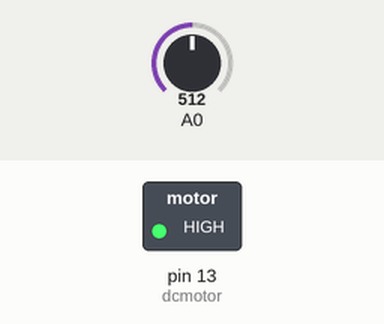
Simulated run of this sketch. Board: Arduino Uno, built with avr-gcc and run on an emulated ATmega328P. Shown: switched loads named in the sketch (green lamp = pin HIGH). The test bench sets the inputs (shaded band); at power-on: A0 = 512. What the sketch prints to the serial monitor is not drawn.

Above: at 1.3 s.
1.4 s: A0 set to 167
2.9 s: A0 set to 149
At 3.8 s:
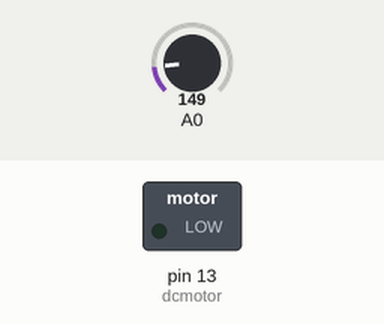
4.5 s: A0 set to 306
At 5.0 s:
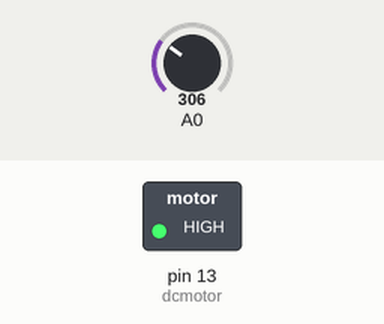
6.0 s: A0 set to 122
At 7.4 s:
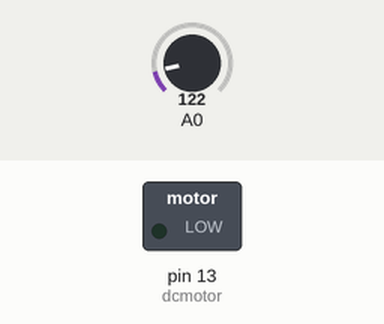
Timing chart, 0 to 8.5 s (numbered marks = the images above; inputs shaded):
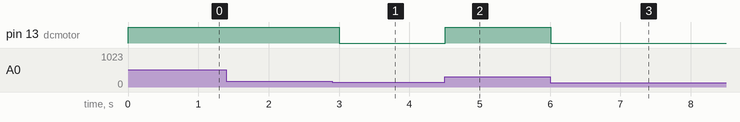

Measured:
- the behaviour switches between 156 and 155 on A0 (found by bisection; images 0 and 1)
- after the input at 1.4 s, every drawn part: stays the same
- after the input at 2.9 s, pin 13 (dcmotor): HIGH → LOW after 0.11 s
- after the input at 4.5 s, pin 13 (dcmotor): LOW → HIGH at once
- after the input at 6.0 s, pin 13 (dcmotor): HIGH → LOW at once

The sketch:

dc_ex03.ino
```cpp
int dcmotor = 13;

void setup() {
  pinMode(dcmotor, OUTPUT);
  Serial.begin(9600);
}

void loop() {
  int tmp_val = analogRead(A0);

  float voltage = (tmp_val * 5.0) / 1024.0 * 1000.0;
  float tmp = ceil((voltage - 500.0) / 10.0);

  Serial.print("현재 온도 : ");
  Serial.println(tmp);

  if(tmp >= 27)
  {
    digitalWrite(dcmotor, HIGH);
  }
  else
  {
    digitalWrite(dcmotor, LOW);
  }
  delay(500);
}
```
